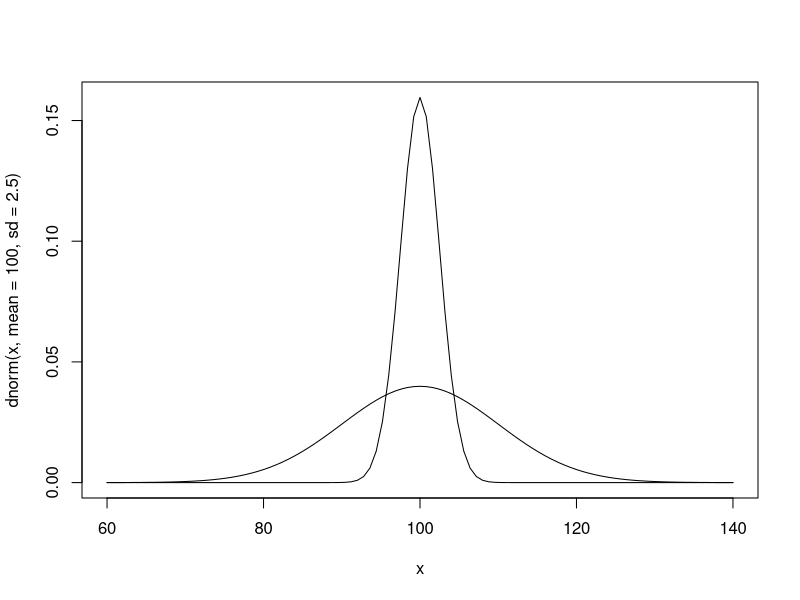

Generate this figure with R:
## ---- chunk 1
curve(dnorm(x, mean = 100, sd = 2.5), 60, 140)
curve(dnorm(x, mean = 100, sd = 10), 60, 140, add=TRUE)
## ---- chunk 2
pnorm(0.1,0.1 * 0.9 /20)
## ---- chunk 3
res = 0.0
for(i in 40:200){res = res + dbinom(i, size=200, prob=0.15)}
  
